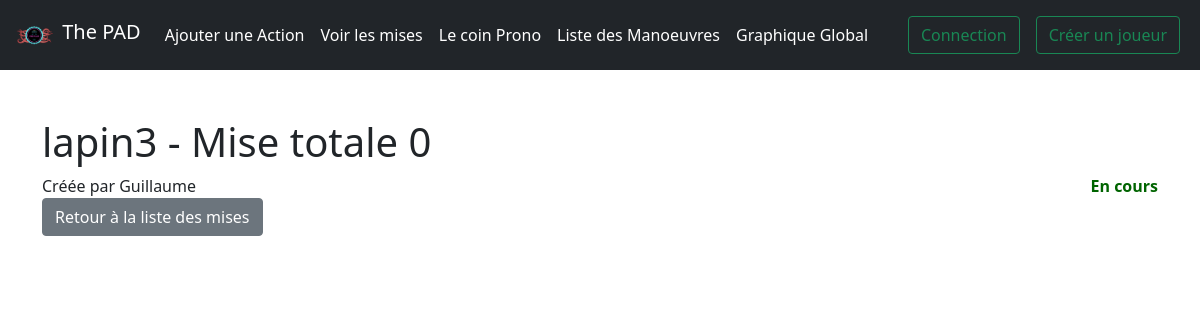
The app's page /mise/3, older data.
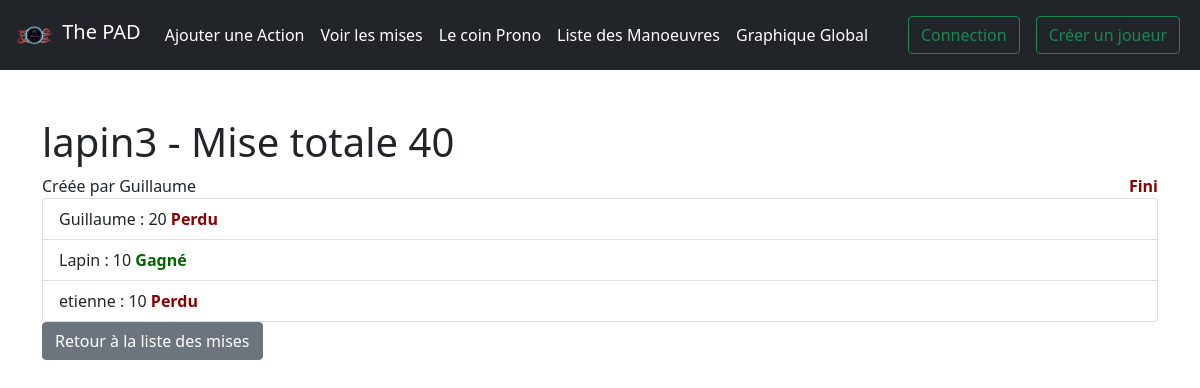
The same page, newer data.
### game/models.py (models this page shows, shortened)
class Mise(models.Model) :
    date_creation = models.DateTimeField('date', default=timezone.now)
    creator = models.ForeignKey(Player, on_delete=models.PROTECT)
    fini = models.BooleanField(default=False)
    nom = models.CharField(max_length=50)
    def mise_totale(self):
        return sum([m.mise_score for m in self.misejoueur_set.all()])

class Player(models.Model):
    photo = models.ImageField(upload_to='photo_de_profile/', null=True, blank=True)
    description = models.CharField(max_length=50, null=True, blank=True)
    user = models.OneToOneField(User, on_delete=models.CASCADE)
    def __str__(self) :
        return self.user.username

class MiseJoueur(models.Model) :
    player = models.ForeignKey(Player, on_delete=models.CASCADE)
    mise = models.ForeignKey(Mise, on_delete=models.CASCADE)
    mise_score = models.PositiveIntegerField()
    resultat = models.BooleanField(default=False)
    mise_date = models.DateTimeField('date', default=timezone.now)

### game/views.py (the view, shortened to what this page needs)
# urls.py: path('mise/<int:mise_id>', views.mise_detail, name='mise_detail'),
def mise_detail(request, mise_id) :
    mise = get_object_or_404(Mise, pk=mise_id)
    return render(request, 'game/mise_detail.html', {'mise':mise})

### game/templates/game/mise_detail.html (shortened to what this page needs)
{% extends 'game/base.html' %}
{% block content %}
    <h1> {{mise.nom}} - Mise totale {{mise.mise_totale}}</h1>
    <div>
        Créée par {{mise.creator}}
        {% if mise.fini %}
            <div style="display: inline-block;text-align:right;float:right; color:darkred;"> <b>Fini</b> </div>
        {% else %}
            <div style="display: inline-block;text-align:right;float:right; color:darkgreen"> <b>En cours</b> </div>
        {% endif %}
    </div>
    <div class="list-group">
        {% for miseJoueur in mise.misejoueur_set.all %}
            <div class="list-group-item">
                {{miseJoueur.player}} : {{miseJoueur.mise_score}}
                {% if mise.fini %}
                    {% if miseJoueur.resultat %}
                        <div style="display: inline-block;color:darkred;"> <b>Perdu</b> </div>
                    {% else %}
                        <div style="display: inline-block;color:darkgreen;"> <b>Gagné</b> </div>
                    {% endif %}
                {% endif %}
            </div>
        {% endfor %}
    </div>
    <a href="{% url 'game:mise' %}" type="button" class="btn btn-secondary">Retour à la liste des mises</a>
{% endblock %}

Row changes from the older to the newer data that the page shows:
changed Mise "lapin3": mise_totale "0" → "40"; fini False → True (drawn)
added MiseJoueur: player "Guillaume", mise_score "20", resultat "Perdu"
added MiseJoueur: player "Lapin", mise_score "10", resultat "Gagné"
added MiseJoueur: player "etienne", mise_score "10", resultat "Perdu"
Text that changed along with them:
text no longer shown: "En cours"
text now shown: "Fini"
